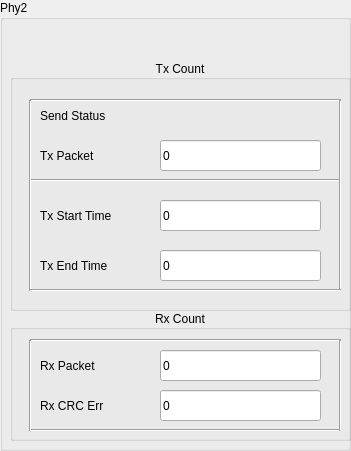
    <widget class="QGroupBox" name="groupBox_2">
     <property name="geometry">
      <rect>
       <x>410</x>
       <y>50</y>
       <width>351</width>
       <height>451</height>
      </rect>
     </property>
     <property name="title">
      <string>Phy2</string>
     </property>
     <widget class="QGroupBox" name="tx_group_2">
      <property name="geometry">
       <rect>
        <x>10</x>
        <y>60</y>
        <width>341</width>
        <height>251</height>
       </rect>
      </property>
      <property name="title">
       <string>Tx Count</string>
      </property>
      <property name="alignment">
       <set>Qt::AlignCenter</set>
      </property>
      <widget class="Line" name="line_10">
       <property name="geometry">
        <rect>
         <x>20</x>
         <y>30</y>
         <width>311</width>
         <height>21</height>
        </rect>
       </property>
       <property name="orientation">
        <enum>Qt::Horizontal</enum>
       </property>
      </widget>
      <widget class="Line" name="line_11">
       <property name="geometry">
        <rect>
         <x>20</x>
         <y>110</y>
         <width>311</width>
         <height>21</height>
        </rect>
       </property>
       <property name="orientation">
        <enum>Qt::Horizontal</enum>
       </property>
      </widget>
      <widget class="Line" name="line_12">
       <property name="geometry">
        <rect>
         <x>10</x>
         <y>40</y>
         <width>21</width>
         <height>191</height>
        </rect>
       </property>
       <property name="orientation">
        <enum>Qt::Vertical</enum>
       </property>
      </widget>
      <widget class="Line" name="line_13">
       <property name="geometry">
        <rect>
         <x>320</x>
         <y>40</y>
         <width>21</width>
         <height>191</height>
        </rect>
       </property>
       <property name="orientation">
        <enum>Qt::Vertical</enum>
       </property>
      </widget>
      <widget class="QLabel" name="label_6">
       <property name="geometry">
        <rect>
         <x>30</x>
         <y>40</y>
         <width>131</width>
         <height>31</height>
        </rect>
       </property>
       <property name="text">
        <string>Send Status</string>
       </property>
      </widget>
      <widget class="QLabel" name="label_2">
       <property name="geometry">
        <rect>
         <x>30</x>
         <y>80</y>
         <width>121</width>
         <height>31</height>
        </rect>
       </property>
       <property name="text">
        <string>Tx Packet          </string>
       </property>
      </widget>
      <widget class="QLineEdit" name="tx_pkt_cnt_2">
       <property name="geometry">
        <rect>
         <x>150</x>
         <y>80</y>
         <width>161</width>
         <height>31</height>
        </rect>
       </property>
       <property name="text">
        <string>0</string>
       </property>
       <property name="readOnly">
        <bool>true</bool>
       </property>
      </widget>
      <widget class="QLabel" name="label_16">
       <property name="geometry">
        <rect>
         <x>30</x>
         <y>190</y>
         <width>121</width>
         <height>31</height>
        </rect>
       </property>
       <property name="text">
        <string>Tx End Time   </string>
       </property>
      </widget>
      <widget class="Line" name="line_14">
       <property name="geometry">
        <rect>
         <x>20</x>
         <y>220</y>
         <width>311</width>
         <height>21</height>
        </rect>
       </property>
       <property name="orientation">
        <enum>Qt::Horizontal</enum>
       </property>
      </widget>
      <widget class="QLineEdit" name="tx_end_time_2">
       <property name="geometry">
        <rect>
         <x>150</x>
         <y>190</y>
         <width>161</width>
         <height>31</height>
        </rect>
       </property>
       <property name="text">
        <string>0</string>
       </property>
       <property name="readOnly">
        <bool>true</bool>
       </property>
      </widget>
      <widget class="QLabel" name="label_18">
       <property name="geometry">
        <rect>
         <x>30</x>
         <y>140</y>
         <width>121</width>
         <height>31</height>
        </rect>
       </property>
       <property name="text">
        <string>Tx Start Time </string>
       </property>
      </widget>
      <widget class="QLineEdit" name="tx_start_time_2">
       <property name="geometry">
        <rect>
         <x>150</x>
         <y>140</y>
         <width>161</width>
         <height>31</height>
        </rect>
       </property>
       <property name="text">
        <string>0</string>
       </property>
       <property name="readOnly">
        <bool>true</bool>
       </property>
      </widget>
     </widget>
     <widget class="QGroupBox" name="rx_group_2">
      <property name="geometry">
       <rect>
        <x>10</x>
        <y>310</y>
        <width>341</width>
        <height>131</height>
       </rect>
      </property>
      <property name="title">
       <string>Rx Count</string>
      </property>
      <property name="alignment">
       <set>Qt::AlignCenter</set>
      </property>
      <property name="flat">
       <bool>false</bool>
      </property>
      <widget class="Line" name="line_15">
       <property name="geometry">
        <rect>
         <x>20</x>
         <y>20</y>
         <width>311</width>
         <height>21</height>
        </rect>
       </property>
       <property name="orientation">
        <enum>Qt::Horizontal</enum>
       </property>
      </widget>
      <widget class="Line" name="line_16">
       <property name="geometry">
        <rect>
         <x>20</x>
         <y>110</y>
         <width>311</width>
         <height>21</height>
        </rect>
       </property>
       <property name="orientation">
        <enum>Qt::Horizontal</enum>
       </property>
      </widget>
      <widget class="Line" name="line_17">
       <property name="geometry">
        <rect>
         <x>10</x>
         <y>30</y>
         <width>21</width>
         <height>91</height>
        </rect>
       </property>
       <property name="orientation">
        <enum>Qt::Vertical</enum>
       </property>
      </widget>
      <widget class="Line" name="line_18">
       <property name="geometry">
        <rect>
         <x>320</x>
         <y>30</y>
         <width>21</width>
         <height>91</height>
        </rect>
       </property>
       <property name="orientation">
        <enum>Qt::Vertical</enum>
       </property>
      </widget>
      <widget class="QLineEdit" name="rx_pkt_cnt_2">
       <property name="geometry">
        <rect>
         <x>150</x>
         <y>40</y>
         <width>161</width>
         <height>31</height>
        </rect>
       </property>
       <property name="text">
        <string>0</string>
       </property>
       <property name="readOnly">
        <bool>true</bool>
       </property>
      </widget>
      <widget class="QLabel" name="label_19">
       <property name="geometry">
        <rect>
         <x>30</x>
         <y>40</y>
         <width>121</width>
         <height>31</height>
        </rect>
       </property>
       <property name="text">
        <string>Rx Packet          </string>
       </property>
      </widget>
      <widget class="QLineEdit" name="rx_crc_cnt_2">
       <property name="geometry">
        <rect>
         <x>150</x>
         <y>80</y>
         <width>161</width>
         <height>31</height>
        </rect>
       </property>
       <property name="text">
        <string>0</string>
       </property>
       <property name="readOnly">
        <bool>true</bool>
       </property>
      </widget>
      <widget class="QLabel" name="label_20">
       <property name="geometry">
        <rect>
         <x>30</x>
         <y>80</y>
         <width>121</width>
         <height>31</height>
        </rect>
       </property>
       <property name="text">
        <string>Rx CRC Err          </string>
       </property>
      </widget>
     </widget>
     <widget class="QPushButton" name="Stop_2">
      <property name="geometry">
       <rect>
        <x>160</x>
        <y>20</y>
        <width>48</width>
        <height>42</height>
       </rect>
      </property>
      <property name="sizePolicy">
       <sizepolicy hsizetype="Preferred" vsizetype="Preferred">
        <horstretch>0</horstretch>
        <verstretch>0</verstretch>
       </sizepolicy>
      </property>
      <property name="palette">
       <palette>
        <active>
         <colorrole role="Button">
          <brush brushstyle="SolidPattern">
           <color alpha="255">
            <red>19</red>
            <green>41</green>
            <blue>61</blue>
           </color>
          </brush>
         </colorrole>
         <colorrole role="ButtonText">
          <brush brushstyle="SolidPattern">
           <color alpha="255">
            <red>0</red>
            <green>0</green>
            <blue>0</blue>
           </color>
          </brush>
         </colorrole>
         <colorrole role="Highlight">
          <brush brushstyle="SolidPattern">
           <color alpha="255">
            <red>238</red>
            <green>238</green>
            <blue>236</blue>
           </color>
          </brush>
         </colorrole>
        </active>
        <inactive>
         <colorrole role="Button">
          <brush brushstyle="SolidPattern">
           <color alpha="255">
            <red>19</red>
            <green>41</green>
            <blue>61</blue>
           </color>
          </brush>
         </colorrole>
         <colorrole role="ButtonText">
          <brush brushstyle="SolidPattern">
           <color alpha="255">
            <red>0</red>
            <green>0</green>
            <blue>0</blue>
           </color>
          </brush>
         </colorrole>
         <colorrole role="Highlight">
          <brush brushstyle="SolidPattern">
           <color alpha="255">
            <red>238</red>
            <green>238</green>
            <blue>236</blue>
           </color>
          </brush>
         </colorrole>
        </inactive>
        <disabled>
         <colorrole role="Button">
          <brush brushstyle="SolidPattern">
           <color alpha="255">
            <red>19</red>
            <green>41</green>
            <blue>61</blue>
           </color>
          </brush>
         </colorrole>
         <colorrole role="ButtonText">
          <brush brushstyle="SolidPattern">
           <color alpha="255">
            <red>190</red>
            <green>190</green>
            <blue>190</blue>
           </color>
          </brush>
         </colorrole>
         <colorrole role="Highlight">
          <brush brushstyle="SolidPattern">
           <color alpha="255">
            <red>145</red>
            <green>145</green>
            <blue>145</blue>
           </color>
          </brush>
         </colorrole>
        </disabled>
       </palette>
      </property>
      <property name="whatsThis">
       <string>&lt;html&gt;&lt;head/&gt;&lt;body&gt;&lt;p&gt;stream send&lt;/p&gt;&lt;/body&gt;&lt;/html&gt;</string>
      </property>
      <property name="icon">
       <iconset>
        <activeon>:/pic/ic_pause_circle_outline_white_36dp.png</activeon>
       </iconset>
      </property>
      <property name="iconSize">
       <size>
        <width>36</width>
        <height>36</height>
       </size>
      </property>
      <property name="checkable">
       <bool>false</bool>
      </property>
      <property name="checked">
       <bool>false</bool>
      </property>
      <property name="autoExclusive">
       <bool>false</bool>
      </property>
      <property name="autoDefault">
       <bool>false</bool>
      </property>
      <property name="default">
       <bool>false</bool>
      </property>
      <property name="flat">
       <bool>true</bool>
      </property>
     </widget>
     <widget class="QPushButton" name="Send_2">
      <property name="geometry">
       <rect>
        <x>60</x>
        <y>20</y>
        <width>48</width>
        <height>42</height>
       </rect>
      </property>
      <property name="sizePolicy">
       <sizepolicy hsizetype="Preferred" vsizetype="Preferred">
        <horstretch>0</horstretch>
        <verstretch>0</verstretch>
       </sizepolicy>
      </property>
      <property name="palette">
       <palette>
        <active>
         <colorrole role="Button">
          <brush brushstyle="SolidPattern">
           <color alpha="255">
            <red>19</red>
            <green>41</green>
            <blue>61</blue>
           </color>
          </brush>
         </colorrole>
         <colorrole role="ButtonText">
          <brush brushstyle="SolidPattern">
           <color alpha="255">
            <red>0</red>
            <green>0</green>
            <blue>0</blue>
           </color>
          </brush>
         </colorrole>
         <colorrole role="Highlight">
          <brush brushstyle="SolidPattern">
           <color alpha="255">
            <red>238</red>
            <green>238</green>
            <blue>236</blue>
           </color>
          </brush>
         </colorrole>
        </active>
        <inactive>
         <colorrole role="Button">
          <brush brushstyle="SolidPattern">
           <color alpha="255">
            <red>19</red>
            <green>41</green>
            <blue>61</blue>
           </color>
          </brush>
         </colorrole>
         <colorrole role="ButtonText">
          <brush brushstyle="SolidPattern">
           <color alpha="255">
            <red>0</red>
            <green>0</green>
            <blue>0</blue>
           </color>
          </brush>
         </colorrole>
         <colorrole role="Highlight">
          <brush brushstyle="SolidPattern">
           <color alpha="255">
            <red>238</red>
            <green>238</green>
            <blue>236</blue>
           </color>
          </brush>
         </colorrole>
        </inactive>
        <disabled>
         <colorrole role="Button">
          <brush brushstyle="SolidPattern">
           <color alpha="255">
            <red>19</red>
            <green>41</green>
            <blue>61</blue>
           </color>
          </brush>
         </colorrole>
         <colorrole role="ButtonText">
          <brush brushstyle="SolidPattern">
           <color alpha="255">
            <red>190</red>
            <green>190</green>
            <blue>190</blue>
           </color>
          </brush>
         </colorrole>
         <colorrole role="Highlight">
          <brush brushstyle="SolidPattern">
           <color alpha="255">
            <red>145</red>
            <green>145</green>
            <blue>145</blue>
           </color>
          </brush>
         </colorrole>
        </disabled>
       </palette>
      </property>
      <property name="whatsThis">
       <string>&lt;html&gt;&lt;head/&gt;&lt;body&gt;&lt;p&gt;stream send&lt;/p&gt;&lt;/body&gt;&lt;/html&gt;</string>
      </property>
      <property name="icon">
       <iconset>
        <activeon>:/pic/ic_play_circle_outline_white_36dp.png</activeon>
       </iconset>
      </property>
      <property name="iconSize">
       <size>
        <width>36</width>
        <height>36</height>
       </size>
      </property>
      <property name="checkable">
       <bool>false</bool>
      </property>
      <property name="checked">
       <bool>false</bool>
      </property>
      <property name="autoExclusive">
       <bool>false</bool>
      </property>
      <property name="autoDefault">
       <bool>false</bool>
      </property>
      <property name="default">
       <bool>false</bool>
      </property>
      <property name="flat">
       <bool>true</bool>
      </property>
     </widget>
     <widget class="QPushButton" name="Clear_2">
      <property name="geometry">
       <rect>
        <x>260</x>
        <y>20</y>
        <width>48</width>
        <height>42</height>
       </rect>
      </property>
      <property name="sizePolicy">
       <sizepolicy hsizetype="Preferred" vsizetype="Preferred">
        <horstretch>0</horstretch>
        <verstretch>0</verstretch>
       </sizepolicy>
      </property>
      <property name="palette">
       <palette>
        <active>
         <colorrole role="Button">
          <brush brushstyle="SolidPattern">
           <color alpha="255">
            <red>19</red>
            <green>41</green>
            <blue>61</blue>
           </color>
          </brush>
         </colorrole>
        </active>
        <inactive>
         <colorrole role="Button">
          <brush brushstyle="SolidPattern">
           <color alpha="255">
            <red>19</red>
            <green>41</green>
            <blue>61</blue>
           </color>
          </brush>
         </colorrole>
        </inactive>
        <disabled>
         <colorrole role="Button">
          <brush brushstyle="SolidPattern">
           <color alpha="255">
            <red>19</red>
            <green>41</green>
            <blue>61</blue>
           </color>
          </brush>
         </colorrole>
        </disabled>
       </palette>
      </property>
      <property name="whatsThis">
       <string>&lt;html&gt;&lt;head/&gt;&lt;body&gt;&lt;p&gt;stream stop&lt;/p&gt;&lt;/body&gt;&lt;/html&gt;</string>
      </property>
      <property name="text">
       <string/>
      </property>
      <property name="icon">
       <iconset>
        <activeon>:/pic/ic_delete_white_36dp.png</activeon>
       </iconset>
      </property>
      <property name="iconSize">
       <size>
        <width>36</width>
        <height>36</height>
       </size>
      </property>
      <property name="checkable">
       <bool>false</bool>
      </property>
      <property name="autoExclusive">
       <bool>false</bool>
      </property>
      <property name="autoDefault">
       <bool>false</bool>
      </property>
      <property name="flat">
       <bool>true</bool>
      </property>
     </widget>
    </widget>
